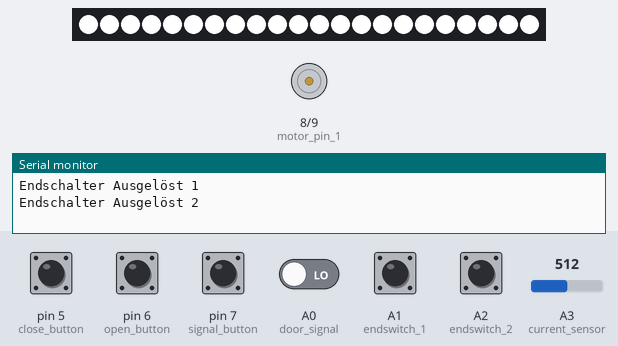
A program run on a simulated Arduino Nano, built with avr-gcc and run on an emulated ATmega328P. Shown: 22 RGB LEDs in strip order, left to right, motor-driver pin pairs drawn as motors (green arrow = first pin HIGH = forward, orange = second pin HIGH = backward, longer = more drive), the last lines printed to the serial monitor. The test bench sets the inputs (shaded band); at power-on: A1 (endswitch_1), A2 (endswitch_2), pin 5 (close_button), pin 6 (open_button), pin 7 (signal_button) HIGH, A0 (door_signal) LOW, A3 (current_sensor) = 512. Dim RGB values are drawn brighter than linear.

Above: at 1.3 s.
1.4 s: pin 7 (signal_button) pulled LOW for 0.15 s
At 2.4 s:
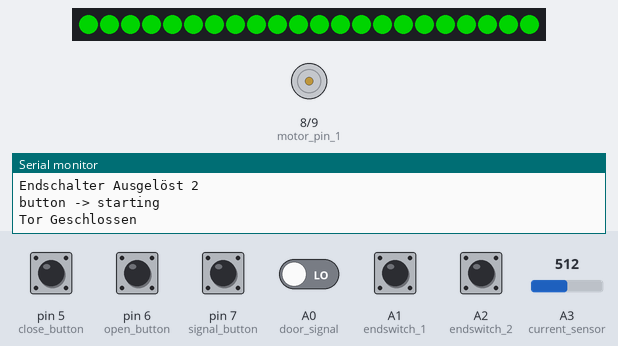
3.0 s: pin 6 (open_button) pulled LOW for 0.15 s
At 3.07 s:
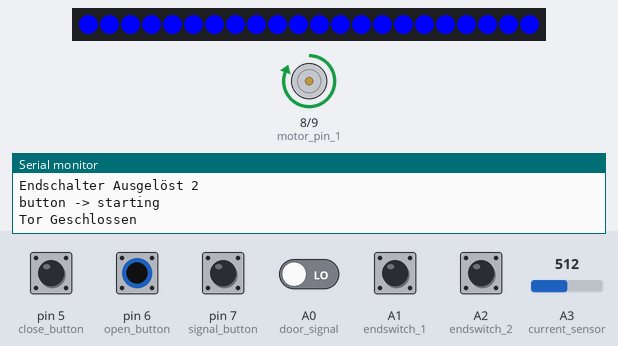
4.6 s: A0 (door_signal) driven HIGH
6.2 s: pin 5 (close_button) pulled LOW for 0.15 s
At 6.27 s:
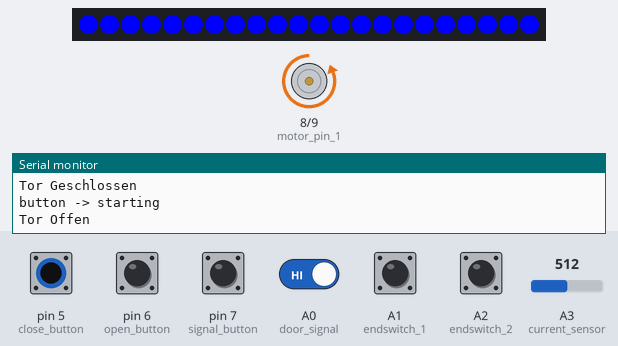
9.4 s: pin 5 (close_button) driven LOW and pin 7 (signal_button) driven LOW
At 30.7 s:
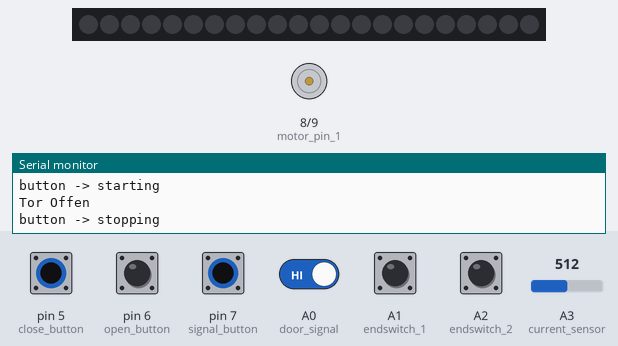
Timing chart, 0 to 31.0 s (numbered marks = the images above; inputs shaded):
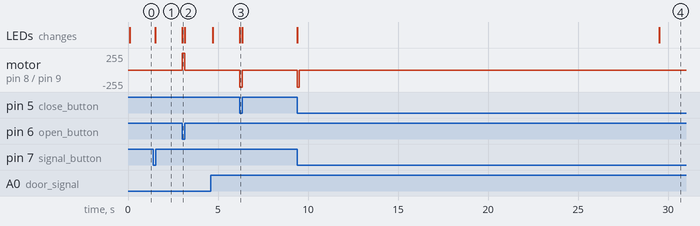

Measured:
- after the input at 1.4 s, the LEDs: first change after 0.10 s (image 1 shows a later state)
- after the input at 3.0 s, motor on pin 8 (motor_pin_1) / pin 9 (motor_pin_2): stopped → forward 255/255 at once, → stopped 0.15 s later; the LEDs: change at once (image 2)
- after the input at 6.2 s, motor on pin 8 (motor_pin_1) / pin 9 (motor_pin_2): stopped → backward 255/255 at once, → stopped 0.15 s later; the LEDs: change at once (image 3)
- after the input at 9.4 s, motor on pin 8 (motor_pin_1) / pin 9 (motor_pin_2): stopped → backward 255/255 at once, → stopped 0.10 s later; the LEDs: first change at once (image 4 shows a later state)

The program:

main.cpp
```cpp
//#include <Arduino.h>
#include <FastLED.h>
#include "motor.h"
#include "button.h"
#include "main.h"

#define OverCurrent 0

//LED's
#define NUM_LEDS 22
CRGB leds[NUM_LEDS];
#define COLOR_ORDER GRB

CRGB color = CRGB::White;

// Pin Declaration
const int ext_LED = 4;
const int close_button = 5;
const int open_button = 6;
const int signal_button = 7;
const int motor_pin_1 = 8;
const int motor_pin_2 = 9;
const int door_signal = A0;
const int endswitch_1 = A1;
const int endswitch_2 = A2;
const int current_sensor = A3;

unsigned long time_now = 0;
unsigned long interval = 20000;

button pcb_button(signal_button, LOW, 100);
button door_button(door_signal, HIGH, 100);
button security_button_1(endswitch_1, HIGH, 1);
button security_button_2(endswitch_2, HIGH, 1);
button manual_down_button(close_button, LOW, 1);
button manual_up_button(open_button, LOW, 1);

motor motor(motor_pin_1, motor_pin_2);

void setup()
{
	Serial.begin(9600);
	pinMode(ext_LED, OUTPUT);
	pinMode(close_button, INPUT_PULLUP);
	pinMode(open_button, INPUT_PULLUP);
	pinMode(signal_button, INPUT_PULLUP);
	pinMode(motor_pin_1, OUTPUT);
	pinMode(motor_pin_2, OUTPUT);
	pinMode(door_signal, INPUT);
	pinMode(endswitch_1, INPUT_PULLUP);
	pinMode(endswitch_2, INPUT_PULLUP);
	pinMode(current_sensor, INPUT);

	FastLED.addLeds<WS2812B, ext_LED, COLOR_ORDER>(leds, NUM_LEDS);

	delay(100);
}

void loop()
{
	//Button loop
	unsigned long current_millis = millis();
	pcb_button.loop(current_millis);
	door_button.loop(current_millis);
	security_button_1.loop(current_millis);
	security_button_2.loop(current_millis);
	manual_down_button.loop(current_millis);
	manual_up_button.loop(current_millis);

//Security Switches to detect an obstacle. Switches open if Motor runs into obstacle
//Security Button 1 = up switch
//Security Button 2 = down switch
	if (security_button_1.event == button::Event::Pressed) {
		Serial.println("Endschalter Ausgelöst 1");
		if (command == up) {
			Serial.println("Beim Auf-Fahren : Hinderniss erkannt, umdrehen");
			color = CRGB::Red;
			last_command = command;
			command = down;
		}
	}
	if (security_button_2.event == button::Event::Pressed) {
		Serial.println("Endschalter Ausgelöst 2");
		if (command == down) {
			color = CRGB::Red;
			Serial.println("Beim Zu-Fahren : Hinderniss erkannt, umdrehen");
			last_command = command;
			command = up;
		}
	}
	if ((security_button_1.event == button::Event::Released) ||
			(security_button_2.event == button::Event::Released)){
			if (command == up) {
				last_command = down;
				color = CRGB::Red;
			}
			if (command == down) {
				last_command = up;
				color = CRGB::Red;
			}
		command = stop;
		Serial.println("Endschalter frei");
	}

//Motor Currents reads ~0 Ampere if Motor is cut of within its enpositons,
//Hardeware switch turns Motor of and it is detected with an reading around
//0 from current_value()
	if (current_value() == 0) {
		if (command == up) {
			Serial.println("Tor Offen ");
			color = CRGB::Green;
			last_command = command;
			command = open_position;
		}
		if (command == down){
			Serial.println("Tor Geschlossen");
			color = CRGB::Green;
			last_command = command;
			command = closed_position;
		}
	}

//OverCurrent protection. This Function detects an obstacle that wont get
//detectet with the Security Switches but the motor will drain to much
//Current. Will get implemented if Door is connected to Motor to determain
//the correct vale to turn off
#if OverCurrent
	if (current_value() == 512 && command != stop) {
		last_command = command;
		command = stop;
		Serial.println("Zu viel Strom, abschalten");
	}
#endif

	if ( (pcb_button.event == button::Event::Pressed ) || (door_button.event == button::Event::Pressed) )  {
		state tmp = command;
		if (command == suspend) {
			Serial.println("button -> starting");
			if (last_command == boot) {
				command = down;
				color = CRGB::Orange;
			}
			if (last_command == up) {
				color = CRGB::Orange;
				command = down;
			}
			if (last_command == down) {
				color = CRGB::Orange;
				command = up;
			}
			last_command = tmp;
		}
		else if (command == open_position) {
			Serial.println("button -> starting to close");
			color = CRGB::Orange;
			last_command = command;
			command = down;
		}
		else if (command == closed_position) {
			Serial.println("button -> starting to open");
			color = CRGB::Orange;
			last_command = command;
			command = up;
		}
		else {
			Serial.println("button -> stopping");
			color = CRGB::Blue;
			last_command = command;
			command = stop;
		}
	}

	// Manual Button Events
	if ((manual_down_button.event == button::Event::Pressed) && (command == suspend)){
		color = CRGB::Blue;
		command = manual_down;
	}
	if ((manual_down_button.event == button::Event::Released) && (command == manual_down)){
		color = CRGB::Green;
		command = stop;
	}
	if ((manual_up_button.event == button::Event::Pressed) && (command == suspend)) {
		color = CRGB::Blue;
		command = manual_up;
	}
	if ((manual_up_button.event == button::Event::Released) && (command == manual_up)){
		color = CRGB::Green;
		command = stop;
	}

	// Command Events
	if (command == up) {
		motor.motor_up();
		fill_solid(leds, NUM_LEDS, color);
		FastLED.show();
	}
	if (command == down) {
		motor.motor_down();
		fill_solid(leds, NUM_LEDS, color);
		FastLED.show();
	}
	if (command == stop) {
		motor.motor_stop();
		fill_solid(leds, NUM_LEDS, color);
		FastLED.show();
		time_now = millis();
		command = suspend;
	}
	if (command == manual_down) {
		fill_solid(leds, NUM_LEDS, color);
		FastLED.show();
		motor.motor_down();
	}
	if (command == manual_up) {
		fill_solid(leds, NUM_LEDS, color);
		FastLED.show();
		motor.motor_up();
	}
	if (command == suspend) {
		//time_now = millis();
		turn_leds_off();
		motor.motor_suspend();
	}
	if (command == open_position) {
		fill_solid(leds, NUM_LEDS, color);
		FastLED.show();
		command = stop;
	}
	if (command == closed_position) {
		fill_solid(leds, NUM_LEDS, color);
		FastLED.show();
		command = stop;
	}
}

//Returns command needed from Motor
//If Motor is in one End-Position he cant drive further in that so an external
//Switch turns that motor in that direction of, This will return an 0 and is
//interpreted that the Motor has reached its endposition.
int current_value()
{
	int value = 0;
	int value_sum = 0;
	for (int i = 0; i < 5; i++) {
		value = analogRead(current_sensor);
		value = map(value, 0, 1023, -512, 511);
		value_sum += value;
	}
	value_sum = value_sum/5;
	if ((value_sum < 10) && (value_sum > -10))  return 0;
	if ((value_sum > 250) || (value_sum < -250)) return 512;
	return value_sum;
}

//Sets Leds to color for the given length of time, then turns the leds off.
void turn_leds_off()
{
	if ((millis() - time_now) > interval){
		fill_solid(leds, NUM_LEDS, CRGB(0,0,0));
		FastLED.show();
	}
}
```

main.h
```cpp
#include <Arduino.h>

//Different States in which this control unit can be in
enum state{
	boot, 				//Boot State does nothing
	stop, 				//Stop State -> MotorPins write both 0
	up, 				//Up State -> Motor opens door
	down, 				//Down State -> Motor closes door
	suspend, 			//Suspend State -> Motor Pins write nothing
	manual_up, 			//manual_up -> motor opens while button ob PCB is pressed, without security
	manual_down, 		//manual_down -> motor closes while button on PCB is pressed, without security
	open_position, 		//fully open position
	closed_position, 	//fully closed position
};

state command = stop;
state last_command = boot;

int current_value(void);
void set_leds(void);
void turn_leds_off(void);
```
